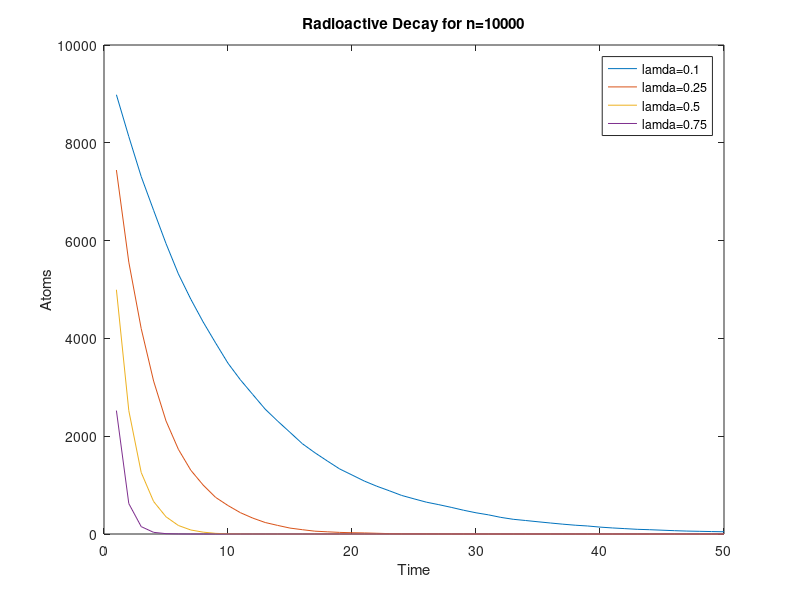

The MATLAB script that drew this image:
clc;
clear;
lamda=[0.1,0.25,0.5,0.75];
n=10000;
m=50;
%lamda=0.25;
% dt=1;
% t=1:dt:m;
% x=zeros(1,length(t));
% 
% for i=1:length(t)
%     x(1,i)=10000*exp(-lamda*i);
% end;

for k=1:4
    a=ones(1,n);
    b=zeros(1,m);
    for i = 1:m
        for j= 1:n
            y=rand();
            if y<lamda(k)
                a(1,j)=0;
            end;
        end;
        b(1,i)=sum(a);
    end;
    %hold on;
    plot(b);
     hold on;
end;
figure(1);
title('Radioactive Decay for n=10000');
xlabel('Time');
ylabel('Atoms');
legend('lamda=0.1','lamda=0.25','lamda=0.5','lamda=0.75');